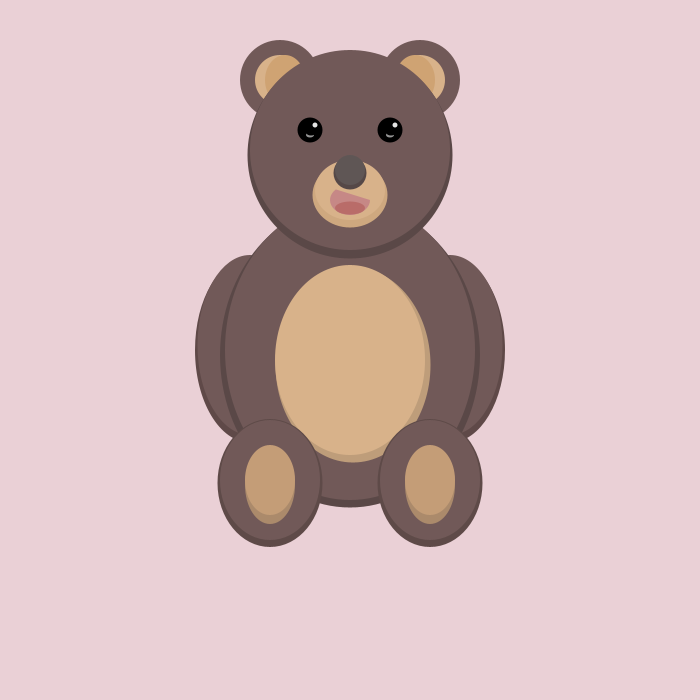
Frame 1 (no input)
Frame 60 (the mouse pressed at the canvas centre just before this capture): identical to frame 1, image omitted
Frame 120 (the mouse held since frame 60 and released just before this capture): identical to frame 1, image omitted

The Processing sketch that drew this single still picture (run headless with seeded random() and noise(); from frame 60 on, the mouse is pressed at the canvas centre):

// Processing sketch: bear_object
// ── bear_object.pde
void setup(){
  size(700, 700);
  noStroke();
}


void draw(){  
  ellipseMode(CENTER);   //(350, 350)
  
  // background
  background(234, 208, 214);
  
  //arm 
  //left
  fill(95, 73, 72);
  ellipse(250, 350, 110, 185);
  fill(113, 89, 88);
  ellipse(250, 345, 105, 180);
  
  //arm
  //right
  fill(95, 73, 72);
  ellipse(450, 350, 110, 185);
  fill(113, 89, 88);
  ellipse(450, 345, 105, 180);

  
  //body
  fill(90, 72, 71);
  ellipse(350, 355, 260, 305);
  fill(113, 89, 88);
  ellipse(350, 350, 250, 300);
  
  fill(190, 157, 122);
  ellipse(353, 365, 155, 195);
  fill(216, 178, 138);
  ellipse(350, 360, 150, 190);
  
  // foot
  fill(94, 74, 72);
  ellipse(270, 483, 105, 128);
  ellipse(430, 483, 105, 128);
  fill(113, 89, 88);
  ellipse(270, 480, 100, 120);
  ellipse(430, 480, 100, 120);
  
  fill(171, 138, 107);
  ellipse(270, 485, 50, 78);
  ellipse(430, 485, 50, 78);
  fill(196, 157, 119);
  ellipse(270, 480, 50, 70);
  ellipse(430, 480, 50, 70);


  //ear
  fill(113, 89, 88);
  ellipse(280, 80, 80, 80);
  ellipse(420, 80, 80, 80);
  
  fill(216, 178, 138);
  ellipse(280, 80, 50, 50);
  ellipse(420, 80, 50, 50);
  
  fill(207, 163, 115);
  ellipse(285, 80, 40, 50);
  ellipse(415, 80, 40, 50);
  
  //face
  fill(90, 72, 71);
  ellipse(350, 155, 205, 207);
  fill(113, 89, 88);
  ellipse(350, 150, 200, 200);
  
  //eye
  fill(0);
  ellipse(310, 130, 25, 25);
  ellipse(390, 130, 25, 25);
  
  fill(227);
  ellipse(315, 125, 5, 5);
  ellipse(395, 125, 5, 5);
  
  fill(150);
  ellipse(310, 135, 8, 5);
  fill(0);
  ellipse(311, 133, 9, 5);
  
  fill(150);
  ellipse(390, 135, 8, 5);
  fill(0);
  ellipse(391, 133, 9, 5);
  
  //mouse
  fill(206, 168, 127);
  ellipse(350, 195, 75, 65);
  
  fill(216, 178, 138);
  ellipse(350, 190, 70, 60);
  
  fill(198, 136, 134);
  arc(350, 200, 40, 30, 0, PI+QUARTER_PI, CHORD);
  
  fill(185, 108, 105);
  ellipse(350, 208, 30, 13);
  
  //nose
  fill(85, 72, 71);
  ellipse(350, 173, 33, 33);
  
  fill(95, 86, 85);
  ellipse(350, 170, 30, 30);
  
}
